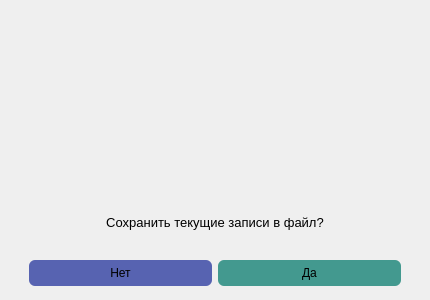
<?xml version="1.0" encoding="UTF-8"?>
<ui version="4.0">
 <class>Dialog_save</class>
 <widget class="QDialog" name="Dialog_save">
  <property name="geometry">
   <rect>
    <x>0</x>
    <y>0</y>
    <width>430</width>
    <height>300</height>
   </rect>
  </property>
  <property name="minimumSize">
   <size>
    <width>430</width>
    <height>300</height>
   </size>
  </property>
  <property name="maximumSize">
   <size>
    <width>430</width>
    <height>300</height>
   </size>
  </property>
  <property name="windowTitle">
   <string>Dialog</string>
  </property>
  <layout class="QHBoxLayout" name="horizontalLayout_3">
   <item>
    <widget class="QFrame" name="frame">
     <property name="styleSheet">
      <string notr="true">border:none;</string>
     </property>
     <property name="frameShape">
      <enum>QFrame::Shape::StyledPanel</enum>
     </property>
     <property name="frameShadow">
      <enum>QFrame::Shadow::Raised</enum>
     </property>
     <layout class="QVBoxLayout" name="verticalLayout_2">
      <property name="spacing">
       <number>0</number>
      </property>
      <property name="leftMargin">
       <number>0</number>
      </property>
      <property name="topMargin">
       <number>0</number>
      </property>
      <property name="rightMargin">
       <number>0</number>
      </property>
      <property name="bottomMargin">
       <number>0</number>
      </property>
      <item>
       <widget class="QFrame" name="frame_2">
        <property name="styleSheet">
         <string notr="true">border:none;
</string>
        </property>
        <property name="frameShape">
         <enum>QFrame::Shape::StyledPanel</enum>
        </property>
        <property name="frameShadow">
         <enum>QFrame::Shadow::Raised</enum>
        </property>
        <layout class="QVBoxLayout" name="verticalLayout_3">
         <property name="spacing">
          <number>0</number>
         </property>
         <property name="leftMargin">
          <number>0</number>
         </property>
         <property name="topMargin">
          <number>0</number>
         </property>
         <property name="rightMargin">
          <number>0</number>
         </property>
         <property name="bottomMargin">
          <number>0</number>
         </property>
         <item>
          <widget class="QLabel" name="label_save">
           <property name="sizePolicy">
            <sizepolicy hsizetype="Expanding" vsizetype="Expanding">
             <horstretch>0</horstretch>
             <verstretch>0</verstretch>
            </sizepolicy>
           </property>
           <property name="text">
            <string/>
           </property>
           <property name="pixmap">
            <pixmap resource="../qrc/main.qrc">:/images/images/save.png</pixmap>
           </property>
           <property name="scaledContents">
            <bool>true</bool>
           </property>
          </widget>
         </item>
         <item>
          <widget class="QFrame" name="frame_4">
           <property name="frameShape">
            <enum>QFrame::Shape::StyledPanel</enum>
           </property>
           <property name="frameShadow">
            <enum>QFrame::Shadow::Raised</enum>
           </property>
           <layout class="QHBoxLayout" name="horizontalLayout_2">
            <item>
             <widget class="QLabel" name="label_save_message">
              <property name="font">
               <font>
                <family>Arial</family>
                <pointsize>10</pointsize>
               </font>
              </property>
              <property name="text">
               <string>Сохранить текущие записи в файл?</string>
              </property>
              <property name="alignment">
               <set>Qt::AlignmentFlag::AlignCenter</set>
              </property>
             </widget>
            </item>
           </layout>
          </widget>
         </item>
        </layout>
       </widget>
      </item>
      <item>
       <widget class="QFrame" name="frame_3">
        <property name="minimumSize">
         <size>
          <width>0</width>
          <height>50</height>
         </size>
        </property>
        <property name="maximumSize">
         <size>
          <width>16777215</width>
          <height>50</height>
         </size>
        </property>
        <property name="styleSheet">
         <string notr="true">border:none;</string>
        </property>
        <property name="frameShape">
         <enum>QFrame::Shape::StyledPanel</enum>
        </property>
        <property name="frameShadow">
         <enum>QFrame::Shadow::Raised</enum>
        </property>
        <layout class="QHBoxLayout" name="horizontalLayout_4">
         <item>
          <widget class="QFrame" name="frame_5">
           <property name="minimumSize">
            <size>
             <width>0</width>
             <height>50</height>
            </size>
           </property>
           <property name="maximumSize">
            <size>
             <width>16777215</width>
             <height>50</height>
            </size>
           </property>
           <property name="styleSheet">
            <string notr="true">border:none;</string>
           </property>
           <property name="frameShape">
            <enum>QFrame::Shape::StyledPanel</enum>
           </property>
           <property name="frameShadow">
            <enum>QFrame::Shadow::Raised</enum>
           </property>
           <layout class="QHBoxLayout" name="horizontalLayout">
            <item>
             <widget class="QPushButton" name="button_cancel">
              <property name="styleSheet">
               <string notr="true">border:none;
background-color:rgb(87, 99, 177);
padding:6px;
border-radius:6px;</string>
              </property>
              <property name="text">
               <string>Нет</string>
              </property>
             </widget>
            </item>
            <item>
             <widget class="QPushButton" name="button_ok">
              <property name="styleSheet">
               <string notr="true">border:none;
background-color:rgb(67, 153, 143);
padding:6px;
border-radius:6px;</string>
              </property>
              <property name="text">
               <string>Да</string>
              </property>
             </widget>
            </item>
           </layout>
          </widget>
         </item>
        </layout>
       </widget>
      </item>
     </layout>
    </widget>
   </item>
  </layout>
 </widget>
 <resources>
  <include location="../qrc/main.qrc"/>
  <include location="C:/msys64/mingw64/qrc/main.qrc"/>
 </resources>
 <connections/>
</ui>
